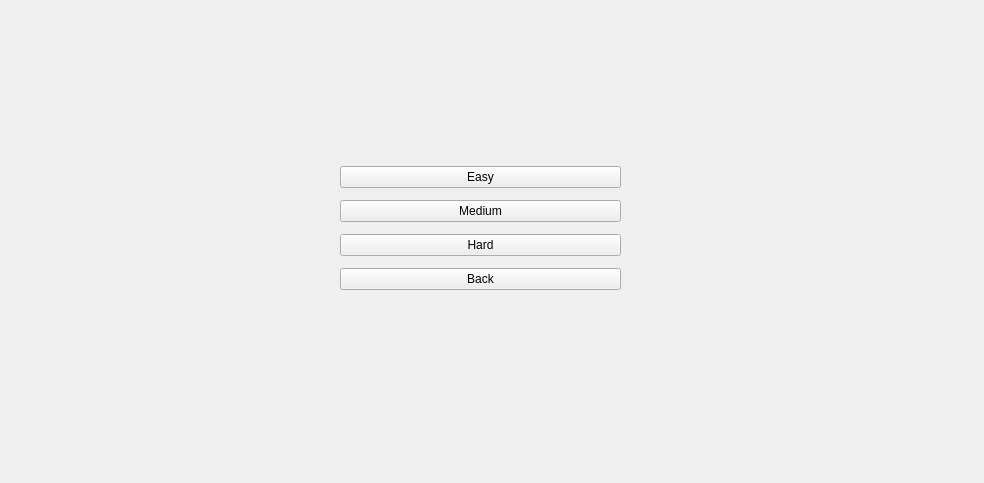
<?xml version="1.0" encoding="UTF-8"?>
<ui version="4.0">
 <class>DifficultyChooser</class>
 <widget class="QWidget" name="DifficultyChooser">
  <property name="geometry">
   <rect>
    <x>0</x>
    <y>0</y>
    <width>984</width>
    <height>483</height>
   </rect>
  </property>
  <property name="windowTitle">
   <string>Form</string>
  </property>
  <widget class="QWidget" name="layoutWidget">
   <property name="geometry">
    <rect>
     <x>340</x>
     <y>160</y>
     <width>281</width>
     <height>139</height>
    </rect>
   </property>
   <layout class="QVBoxLayout" name="verticalLayout">
    <item>
     <widget class="QPushButton" name="Easy">
      <property name="text">
       <string>Easy</string>
      </property>
     </widget>
    </item>
    <item>
     <widget class="QPushButton" name="Medium">
      <property name="text">
       <string>Medium</string>
      </property>
     </widget>
    </item>
    <item>
     <widget class="QPushButton" name="Hard">
      <property name="text">
       <string>Hard</string>
      </property>
     </widget>
    </item>
    <item>
     <widget class="QPushButton" name="Back">
      <property name="text">
       <string>Back</string>
      </property>
     </widget>
    </item>
   </layout>
  </widget>
 </widget>
 <resources/>
 <connections/>
</ui>
